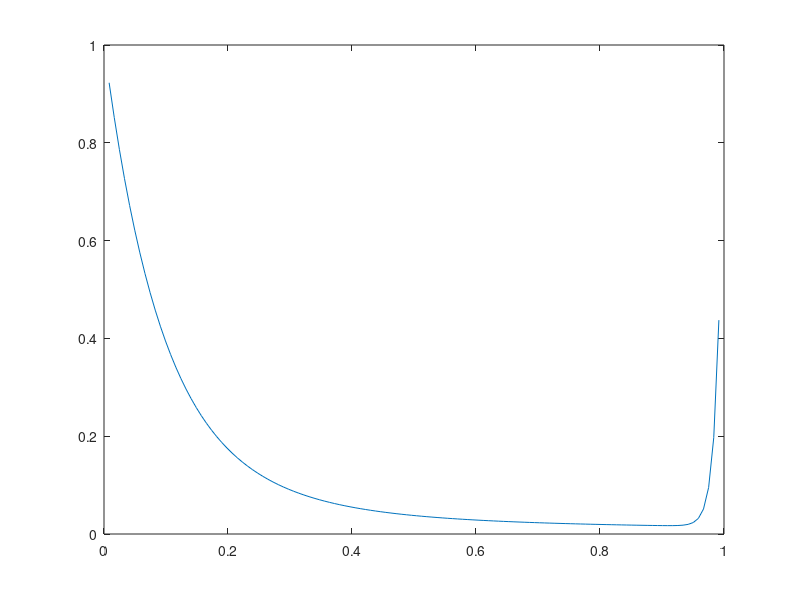

Reproduce this figure in MATLAB.
h=1/121;
epsilon=0.01;

l_0=0;
l=1;

alpha=1;
beta=1;

N=(l-l_0)/h;

B=zeros(N-1,1);
A=zeros(N-1,N-1);

a_i=zeros(1,N-1);
b_i=zeros(1,N-1);
c_i=zeros(1,N-1);
f_i=zeros(1,N-1);

for i=1:N-1
    a_i(1,i)=-2+h^2*1/epsilon*(-1);
    b_i(1,i)=1-h/2*1/epsilon*(i/N*(l-l_0))^2*(-1);
    c_i(1,i)=1+h/2*1/epsilon*(i/N*(l-l_0))^2*(-1);
end

k1=b_i(1,1);
b_i(1,1:N-2)=b_i(1,2:N-1);
b_i(1,N-1)=k1;

k2=c_i(1,N-1);
c_i(1,2:N-1)=c_i(1,1:N-2);
c_i(1,1)=k2;

f_i(1,1)=-alpha*b_i(1,1);
f_i(1,N-1)=-beta*c_i(1,N-1);

B=f_i;

A = spdiags([b_i',a_i',c_i'],[-1,0,1],N-1,N-1);

y=A\B';

x=l_0:h:l;

plot(x(2:N),y')

